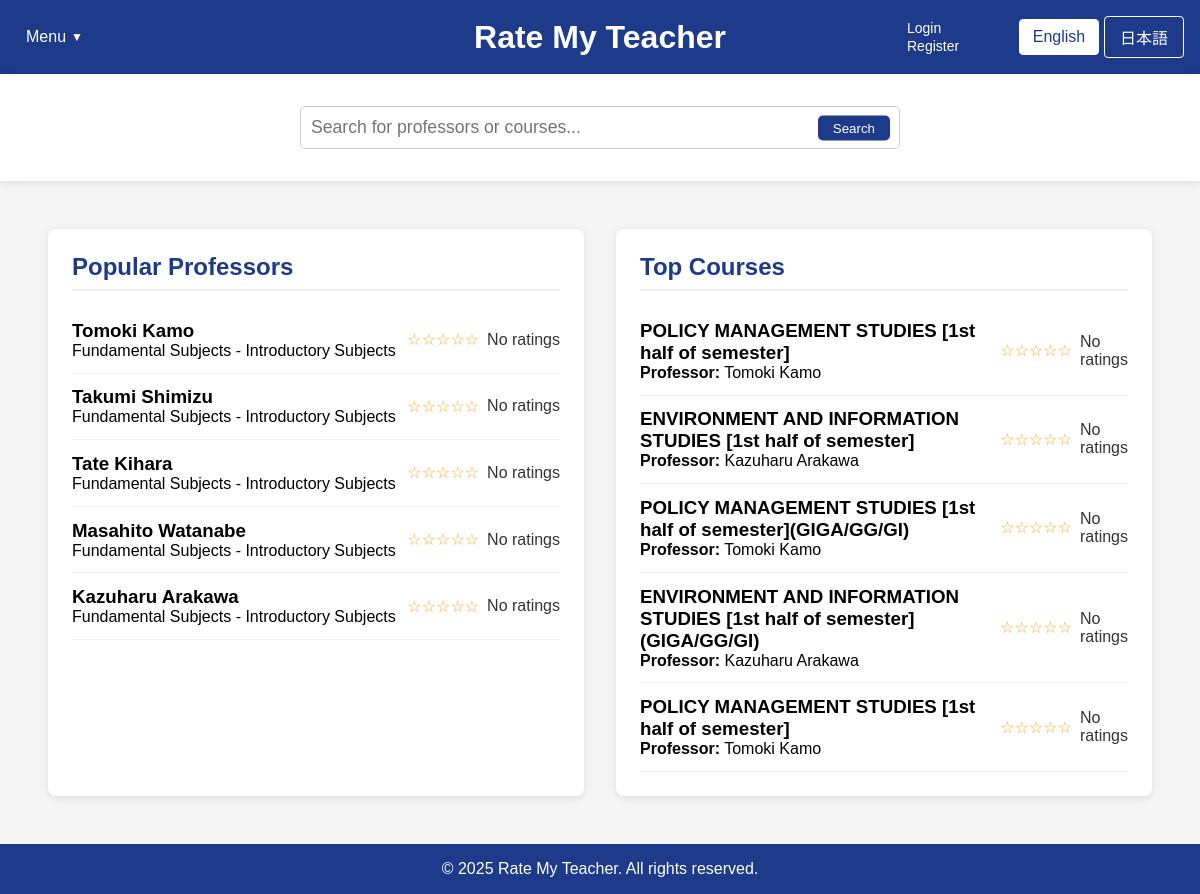
The app's page /home_fallback.php with its own data.
### tables this page shows
CREATE TABLE professors (
        id INTEGER PRIMARY KEY AUTOINCREMENT,
        name TEXT NOT NULL,
        department TEXT,
        bio TEXT,
        avg_content_quality REAL DEFAULT 0,
        avg_difficulty REAL DEFAULT 0,
        overall_rating REAL DEFAULT 0,
        review_count INTEGER DEFAULT 0
    );

CREATE TABLE courses (
        id INTEGER PRIMARY KEY AUTOINCREMENT,
        name TEXT NOT NULL,
        course_code TEXT,
        description TEXT,
        professor_id INTEGER,
        semester TEXT,
        avg_content_quality REAL DEFAULT 0,
        avg_difficulty REAL DEFAULT 0,
        overall_rating REAL DEFAULT 0,
        review_count INTEGER DEFAULT 0,
        FOREIGN KEY (professor_id) REFERENCES professors(id) ON DELETE SET NULL
    );

### home_fallback.php (the view, shortened to what this page needs)
<?php
$isLoggedIn = isset($_SESSION["loggedin"]) && $_SESSION["loggedin"] === true;
require_once 'config.php';
function getTopProfessors($limit = 5) {
    global $conn;
    $professors = [];
    try {
        $ratingCheckResult = $conn->query("SELECT COUNT(*) as count FROM ratings");
        if ($ratingCheckResult) {
            $ratingCountRow = $ratingCheckResult->fetchArray(SQLITE3_ASSOC);
            $ratingCount = $ratingCountRow['count'];
        }
        if (count($professors) < $limit) {
            $remaining = $limit - count($professors);
            $excludeIds = array_map(function($prof) {
                return $prof['id'];
            }, $professors);
            $excludeClause = count($excludeIds) > 0 ? "WHERE id NOT IN (" . implode(",", $excludeIds) . ")" : "";
            $stmt = $conn->prepare("
                SELECT id, name, department
                FROM professors
                $excludeClause
                LIMIT :limit
            ");
            $stmt->bindValue(':limit', $remaining, SQLITE3_INTEGER);
            $result = $stmt->execute();
            while ($row = $result->fetchArray(SQLITE3_ASSOC)) {
                $row['avg_rating'] = "N/A";
                $professors[] = $row;
            }
        }
    } catch (Exception $e) {
        error_log("Error fetching top professors: " . $e->getMessage());
    }
    return $professors;
}
function getTopCourses($limit = 5) {
    global $conn;
    $courses = [];
    try {
        $ratingCheckResult = $conn->query("SELECT COUNT(*) as count FROM ratings");
        if ($ratingCheckResult) {
            $ratingCountRow = $ratingCheckResult->fetchArray(SQLITE3_ASSOC);
            $ratingCount = $ratingCountRow['count'];
        }
        if (count($courses) < $limit) {
            $remaining = $limit - count($courses);
            $excludeIds = array_map(function($course) {
                return $course['id'];
            }, $courses);
            $excludeClause = count($excludeIds) > 0 ? "WHERE c.id NOT IN (" . implode(",", $excludeIds) . ")" : "";
            $stmt = $conn->prepare("
                SELECT c.id, c.name as course_name, c.course_code, p.name as professor_name
                FROM courses c
                LEFT JOIN professors p ON c.professor_id = p.id
                $excludeClause
                LIMIT :limit
            ");
            $stmt->bindValue(':limit', $remaining, SQLITE3_INTEGER);
            $result = $stmt->execute();
            while ($row = $result->fetchArray(SQLITE3_ASSOC)) {
                $row['avg_rating'] = "N/A";
                $courses[] = $row;
            }
        }
    } catch (Exception $e) {
        error_log("Error fetching top courses: " . $e->getMessage());
    }
    return $courses;
}
$topProfessors = getTopProfessors(5);
$topCourses = getTopCourses(5);
?>
<!DOCTYPE html>
<html lang="en">
<head>
    <link rel="stylesheet" href="css/style.css">
</head>
<body>
    <div class="container">
        <header>
            <div class="header-left">
                <div class="dropdown">
                    <?php
                    $currentLang = isset($_COOKIE['language']) && $_COOKIE['language'] == 'ja' ? 'ja' : 'en';
                    $menuLabel = $currentLang == 'ja' ? 'メニュー' : 'Menu';
                    $logoutLabel = $currentLang == 'ja' ? 'ログアウト' : 'Logout';
                    $loginLabel = $currentLang == 'ja' ? 'ログイン' : 'Login';
                    $registerLabel = $currentLang == 'ja' ? '登録' : 'Register';
                    ?>
                    <button class="dropbtn"><?php echo $menuLabel; ?></button>
                </div>
            </div>
            <div class="header-center">
                <div class="logo">
                    <h1><a href="home.php" style="color: white; text-decoration: none;"><?php echo $currentLang == 'ja' ? 'Rate My Teacher' : 'Rate My Teacher'; ?></a></h1>
                </div>
            </div>
            <div class="header-right">
                <div class="auth-links">
                    <?php if ($isLoggedIn): ?>
                        <a href="logout.php"><?php echo $logoutLabel; ?></a>
                    <?php else: ?>
                        <a href="login.php"><?php echo $loginLabel; ?></a>
                        <a href="register.php"><?php echo $registerLabel; ?></a>
                    <?php endif; ?>
                </div>
                <div class="language-toggle">
                    <a href="?lang=en" class="<?php echo (!isset($_COOKIE['language']) || $_COOKIE['language'] == 'en') ? 'active' : ''; ?>"
                    style="display:inline-block; width:80px; text-align:center; padding:8px 0; margin-right:5px;
                            background:<?php echo (!isset($_COOKIE['language']) || $_COOKIE['language'] == 'en') ? 'white' : 'transparent'; ?>;
                            color:<?php echo (!isset($_COOKIE['language']) || $_COOKIE['language'] == 'en') ? '#1e3a8a' : 'white'; ?>;
                            text-decoration:none; border:1px solid white; border-radius:4px;"
                    onclick="document.cookie='language=en; path=/; max-age=2592000'; return true;">
                    English
                    </a>
                    <a href="?lang=ja" class="<?php echo (isset($_COOKIE['language']) && $_COOKIE['language'] == 'ja') ? 'active' : ''; ?>"
                    style="display:inline-block; width:80px; text-align:center; padding:8px 0;
                            background:<?php echo (isset($_COOKIE['language']) && $_COOKIE['language'] == 'ja') ? 'white' : 'transparent'; ?>;
                            color:<?php echo (isset($_COOKIE['language']) && $_COOKIE['language'] == 'ja') ? '#1e3a8a' : 'white'; ?>;
                            text-decoration:none; border:1px solid white; border-radius:4px;"
                    onclick="document.cookie='language=ja; path=/; max-age=2592000'; return true;">
                    日本語
                    </a>
                </div>
        </header>
        <div class="search-container">
            <div class="search-bar" style="position: relative !important;">
                <input type="text" id="searchInput" placeholder="<?php echo $currentLang == 'ja' ? '教授やコースを検索...' : 'Search for professors or courses...'; ?>" style="width: 100%; padding: 10px; border-radius: 5px; border: 1px solid #ccc;">
                <button id="searchButton" style="position: absolute; right: 10px; top: 50%; transform: translateY(-50%); background: #1e3a8a; color: white; border: none; padding: 5px 15px; border-radius: 5px; cursor: pointer;"><?php echo $currentLang == 'ja' ? '検索' : 'Search'; ?></button>
            </div>
        </div>
        <main style="flex: 1; display: flex; padding: 2rem;">
            <div id="popular-professors" class="content-box" style="flex: 1; background-color: white; margin: 1rem; padding: 1.5rem; border-radius: 8px; box-shadow: 0 2px 10px rgba(0,0,0,0.1);">
                <h2><?php echo $currentLang == 'ja' ? '人気の教授' : 'Popular Professors'; ?></h2>
                <div class="professor-list">
                    <?php foreach ($topProfessors as $professor): ?>
                    <a href="professor_page_template.php?name=<?php echo urlencode(str_replace(' ', '',$professor['name'])); ?>&lang=<?php echo $currentLang; ?>" style="text-decoration: none; color: inherit;">
                        <div class="professor-item" data-id="<?php echo $isLoggedIn ? $professor['id'] : 'login-required'; ?>">
                            <div>
                                <h3><?php echo htmlspecialchars($professor['name']); ?></h3>
                                <p><?php echo htmlspecialchars($professor['department'] ?? 'Unknown Department'); ?></p>
                            </div>
                            <div class="rating">
                                <?php
                                if ($professor['avg_rating'] !== 'N/A' && $professor['avg_rating'] > 0) {
                                    $fullStars = floor($professor['avg_rating']);
                                    $hasHalfStar = $professor['avg_rating'] - $fullStars >= 0.5;
                                    echo str_repeat('★', $fullStars);
                                    echo $hasHalfStar ? '½' : '';
                                    echo str_repeat('☆', 5 - $fullStars - ($hasHalfStar ? 1 : 0));
                                    echo ' <span>' . $professor['avg_rating'] . '</span>';
                                } else {
                                    echo '☆☆☆☆☆ <span>No ratings</span>';
                                }
                                ?>
                            </div>
                        </div>
                    </a>
                    <?php endforeach; ?>
                </div>
            </div>
            <div id="top-courses" class="content-box" style="flex: 1; background-color: white; margin: 1rem; padding: 1.5rem; border-radius: 8px; box-shadow: 0 2px 10px rgba(0,0,0,0.1);">
                <h2><?php echo $currentLang == 'ja' ? '人気のコース' : 'Top Courses'; ?></h2>
                <div class="course-list">
                    <?php foreach ($topCourses as $course): ?>
                    <a href="course.php?course=<?php echo urlencode($course['course_name'] ?? $course['name']); ?>&professor=<?php echo urlencode($course['professor_name'] ?? ''); ?>&lang=<?php echo $currentLang; ?>" style="text-decoration: none; color: inherit;">
                        <div class="course-item" data-id="<?php echo $isLoggedIn ? $course['id'] : 'login-required'; ?>">
                            <div>
                                <h3><?php echo htmlspecialchars($course['course_name'] ?? $course['name']); ?></h3>
                                <p><strong>Professor:</strong> <?php echo htmlspecialchars($course['professor_name'] ?? 'Unknown Professor'); ?></p>
                            </div>
                            <div class="rating">
                                <?php
                                if ($course['avg_rating'] !== 'N/A' && $course['avg_rating'] > 0) {
                                    $fullStars = floor($course['avg_rating']);
                                    $hasHalfStar = $course['avg_rating'] - $fullStars >= 0.5;
                                    echo str_repeat('★', $fullStars);
                                    echo $hasHalfStar ? '½' : '';
                                    echo str_repeat('☆', 5 - $fullStars - ($hasHalfStar ? 1 : 0));
                                    echo ' <span>' . $course['avg_rating'] . '</span>';
                                } else {
                                    echo '☆☆☆☆☆ <span>No ratings</span>';
                                }
                                ?>
                            </div>
                        </div>
                    </a>
                    <?php endforeach; ?>
                </div>
            </div>
        </main>
        <footer>
            <p>&copy; 2025 Rate My Teacher. All rights reserved.</p>
        </footer>
    </div>
</body>
</html>

### css/style.css (style rules this page uses)
body { font-family: Arial, sans-serif; background-color: #f5f5f5; margin: 0; padding: 0; }
a { color: #1e3a8a; text-decoration: none; }

### home_fallback.php (style rules this page uses)
* { margin: 0; padding: 0; box-sizing: border-box; font-family: 'Arial', sans-serif; }
body { background-color: #f5f5f5; }
.container { width: 100vw; min-height: 100vh; display: flex; flex-direction: column; }
header { background-color: #1e3a8a; color: white; padding: 1rem; display: flex; justify-content: space-between; align-items: center; }
.header-left { width: 25%; }
.header-center { width: 50%; text-align: center; }
.header-right { width: 25%; display: flex; justify-content: flex-end; align-items: center; }
.auth-links { margin-right: 15px; }
.auth-links a, .auth-links span { color: white; text-decoration: none; margin-left: 15px; font-size: 14px; }
.logo { display: flex; flex-direction: column; align-items: center; }
.dropdown { position: relative; display: inline-block; }
.dropbtn { background-color: transparent; color: white; padding: 10px; font-size: 16px; border: none; cursor: pointer; display: flex; align-items: center; }
.dropbtn::after { content: "▼"; font-size: 12px; margin-left: 5px; }
.language-toggle { display: flex; align-items: center; }
.search-container { width: 100%; display: flex; justify-content: center; padding: 2rem; background-color: white; box-shadow: 0 2px 10px rgba(0,0,0,0.1); }
.search-bar { width: 60%; max-width: 600px; position: relative !important; }
.search-bar input { width: 100%; padding: 1rem; border: 2px solid #ff0000; border-radius: 50px; font-size: 1.1rem; }
.search-bar button { position: absolute; right: 10px; top: 50%; transform: translateY(-50%); background-color: #1e3a8a; color: white; border: none; border-radius: 50px; padding: 0.5rem 1.5rem; cursor: pointer; }
main { flex: 1; display: flex; padding: 2rem; }
.content-box { flex: 1; background-color: white; margin: 1rem; padding: 1.5rem; border-radius: 8px; box-shadow: 0 2px 10px rgba(0,0,0,0.1); }
.content-box h2 { color: #1e3a8a; margin-bottom: 1rem; border-bottom: 2px solid #f0f0f0; padding-bottom: 0.5rem; }
.professor-item, .course-item { display: flex; align-items: center; padding: 0.8rem 0; border-bottom: 1px solid #f0f0f0; cursor: pointer; transition: background-color 0.2s; }
.rating { display: flex; align-items: center; margin-left: auto; color: #f5a623; }
.rating span { margin-left: 0.5rem; color: #333; }
footer { background-color: #1e3a8a; color: white; text-align: center; padding: 1rem; }

### records on screen
professors: name "Tomoki Kamo", department "Fundamental Subjects - Introductory Subjects"
professors: name "Takumi Shimizu", department "Fundamental Subjects - Introductory Subjects"
professors: name "Tate Kihara", department "Fundamental Subjects - Introductory Subjects"
professors: name "Masahito Watanabe", department "Fundamental Subjects - Introductory Subjects"
professors: name "Kazuharu Arakawa", department "Fundamental Subjects - Introductory Subjects"
courses: name "POLICY MANAGEMENT STUDIES [1st half of semester]", professor.name "Tomoki Kamo"
courses: name "ENVIRONMENT AND INFORMATION STUDIES [1st half of semester]", professor.name "Kazuharu Arakawa"
courses: name "POLICY MANAGEMENT STUDIES [1st half of semester](GIGA/GG/GI)", professor.name "Tomoki Kamo"
courses: name "ENVIRONMENT AND INFORMATION STUDIES [1st half of semester](GIGA/GG/GI)", professor.name "Kazuharu Arakawa"
courses: name "POLICY MANAGEMENT STUDIES [1st half of semester]", professor.name "Tomoki Kamo"

### other values on screen
$menuLabel "Menu"
$loginLabel "Login"
$registerLabel "Register"
